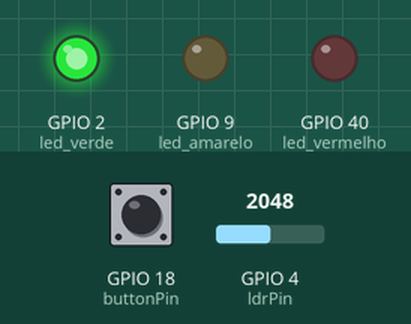
Simulated run of this sketch. Board: ESP32-S3. Shown: output pins drawn as LEDs (lit = HIGH). The test bench sets the inputs (shaded band); at power-on: GPIO 4 (ldrPin) = 2048, GPIO 18 (buttonPin) HIGH. WiFi joins after 1.5 s; servers stay silent unless stated; what the sketch prints to the serial monitor is not drawn.

Above: at 2.9 s.
3.0 s: GPIO 4 (ldrPin) set to 560
At 5.7 s:
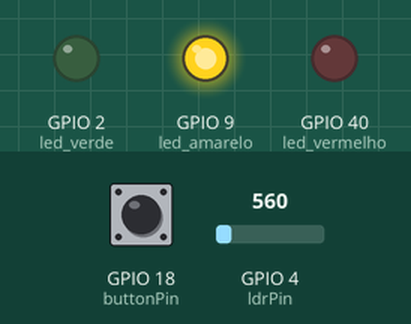
At 7.2 s:
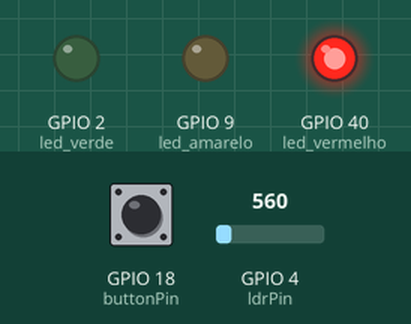
Timing chart, 0 to 22.2 s (numbered marks = the images above; inputs shaded):
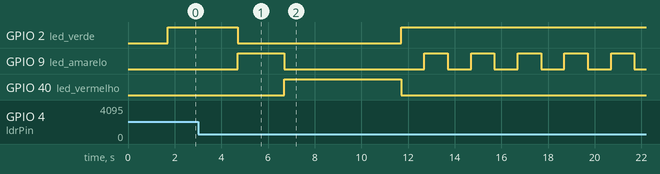

The sketch:

sketch.ino
```cpp
#include <WiFi.h>
#include <HTTPClient.h>

#define led_verde 2 // Pino utilizado para controle do led verda
#define led_vermelho 40 // Pino utilizado para controle do led vermelho
#define led_amarelo 9 // Pino utilizado para controle do led azul

const int buttonPin = 18;  // pino do botão
int buttonState = 0;  // estado do botão

const int ldrPin = 4;  // pino do botão
int threshold = 600; // limite para modo noturno

void setup() {

  // Configuração inicial dos pinos para controle dos leds como OUTPUTs (saídas) do ESP32
  pinMode(led_amarelo,OUTPUT);
  pinMode(led_verde,OUTPUT);
  pinMode(led_vermelho,OUTPUT);

  // Inicialização das entradas
  pinMode(buttonPin, INPUT); // inicializa pino do botão como input

  digitalWrite(led_amarelo, LOW);
  digitalWrite(led_verde, LOW);
  digitalWrite(led_vermelho, LOW);

  Serial.begin(9600); // Configuração para debug por interface serial entre ESP e computador com baud rate de 9600

  Serial.print("Conectando-se ao Wi-Fi");
  WiFi.begin("Wokwi-GUEST", "", 6);
  while (WiFi.status() != WL_CONNECTED) {
    delay(100);
    Serial.print(".");
  }
  Serial.println(" Conectado!");


  if(WiFi.status() == WL_CONNECTED){ // Se o ESP32 estiver conectado à Internet
    HTTPClient http;

    String serverPath = "http://www.google.com.br/"; // Endpoint da requisição HTTP

    http.begin(serverPath.c_str());

    int httpResponseCode = http.GET(); // Código do Resultado da Requisição HTTP

    if (httpResponseCode>0) {
      Serial.print("HTTP Response code: ");
      Serial.println(httpResponseCode);
      String payload = http.getString();
      Serial.println(payload);
      }
    else {
      Serial.print("Error code: ");
      Serial.println(httpResponseCode);
      }
      http.end();
    }

  else {
    Serial.println("WiFi Desconectado");
  }

}

void loop() {
  int ldrstatus=analogRead(ldrPin);

  while (ldrstatus<=threshold){
    Serial.print("Modo noturno");
    Serial.println(ldrstatus);

    digitalWrite(led_amarelo, HIGH);
    delay(1000);
    digitalWrite(led_amarelo, LOW);
    delay(1000);
  }

    Serial.print("Modo diurno");
    Serial.println(ldrstatus);

        //Funcionamento normal das fases do farol
        digitalWrite(led_verde, HIGH);
        digitalWrite(led_amarelo, LOW);
        digitalWrite(led_vermelho, LOW);
        delay(3000);
        Serial.println("Semáforo verde: 3 segundos");

        digitalWrite(led_verde, LOW);
        digitalWrite(led_amarelo, HIGH);
        digitalWrite(led_vermelho, LOW);
        delay(2000);
        Serial.println("Semáforo amarelo: 2 segundos");

        digitalWrite(led_verde, LOW);
        digitalWrite(led_amarelo, LOW);
        digitalWrite(led_vermelho, HIGH);
        delay(5000);
        Serial.println("Semáforo vermelho: 5 segundos");
        // Verifica estado do botão
        buttonState = digitalRead(buttonPin);
        if (buttonState == HIGH) {
          Serial.println("Botão pressionado!");
          digitalWrite(led_amarelo, LOW);
          digitalWrite(led_verde, HIGH);
          digitalWrite(led_vermelho, LOW);
          delay(1000);
        } else {
          Serial.println("Botão não pressionado!");
        }
}
```

Measured:
- after the input at 3.0 s, GPIO 2 (led_verde): goes on until 11.7 s, then stays HIGH; GPIO 40 (led_vermelho): goes on until 11.7 s, then stays LOW
